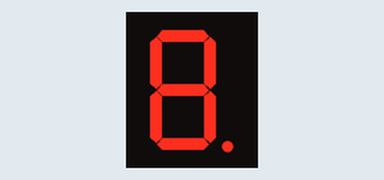
This sketch was run on a simulated Arduino Uno, built with avr-gcc and run on an emulated ATmega328P. Shown: 1-digit seven-segment display. Wiring (from diagram.json): 1-digit 7-segment display, segments lit when LOW: segments pin 2, pin 3, pin 4, pin 5, pin 6, pin 7, pin 8, pin 9. The segment pins are drawn as the display they are named for.

Above: at 0.1 s.
At 1.1 s:
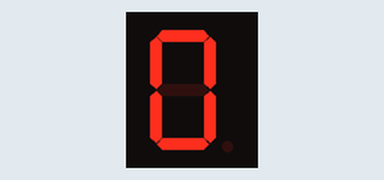
At 2.1 s:
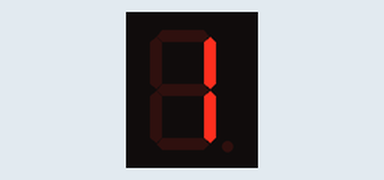
At 5.1 s:
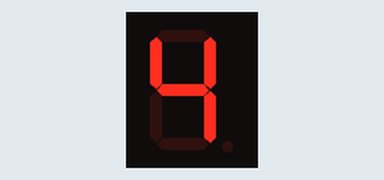
At 7.1 s:
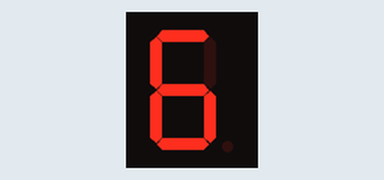
At 10.1 s:
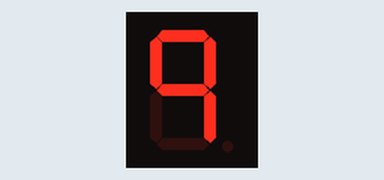

Measured:
- by itself, everything shown: repeats every 10.0 s, in 10 steps
- what the display in image 1 shows lasts 1.0 s, from 1.0 s to 2.0 s

The sketch:

sketch.ino
```cpp
int Pino[] = {2,3,4,5,6,7,8,9};
byte sete_segmentos[10][7] = {{0,0,0,0,0,0,1},
                              {1,0,0,1,1,1,1},
                              {0,0,1,0,0,1,0},
                              {0,0,0,0,1,1,0},
                              {1,0,0,1,1,0,0},
                              {0,1,0,0,1,0,0},
                              {0,1,0,0,0,0,0},
                              {0,0,0,1,1,1,1},
                              {0,0,0,0,0,0,0},
                              {0,0,0,1,1,0,0},
                              };

// cima
// lado direito cima
// lado direito baixo
// baixo
// lado esquerdo baixo
// lado esquerdo cima
// meio

void setup() {
  for(int i=0; i<8; i++){
    pinMode(Pino[i], OUTPUT);
  }
}

void escreveSeteSeg(byte cont){
  byte pino = 2;
  for(byte contSeg = 0; contSeg <7; contSeg++){
    digitalWrite(pino, sete_segmentos[cont][contSeg]);
    pino++;
  }
  digitalWrite(9,HIGH);
}

void loop() {
  for(byte contador=0; contador <= 9; contador++){
    delay(1000);
    escreveSeteSeg(contador);
  }
}
```
